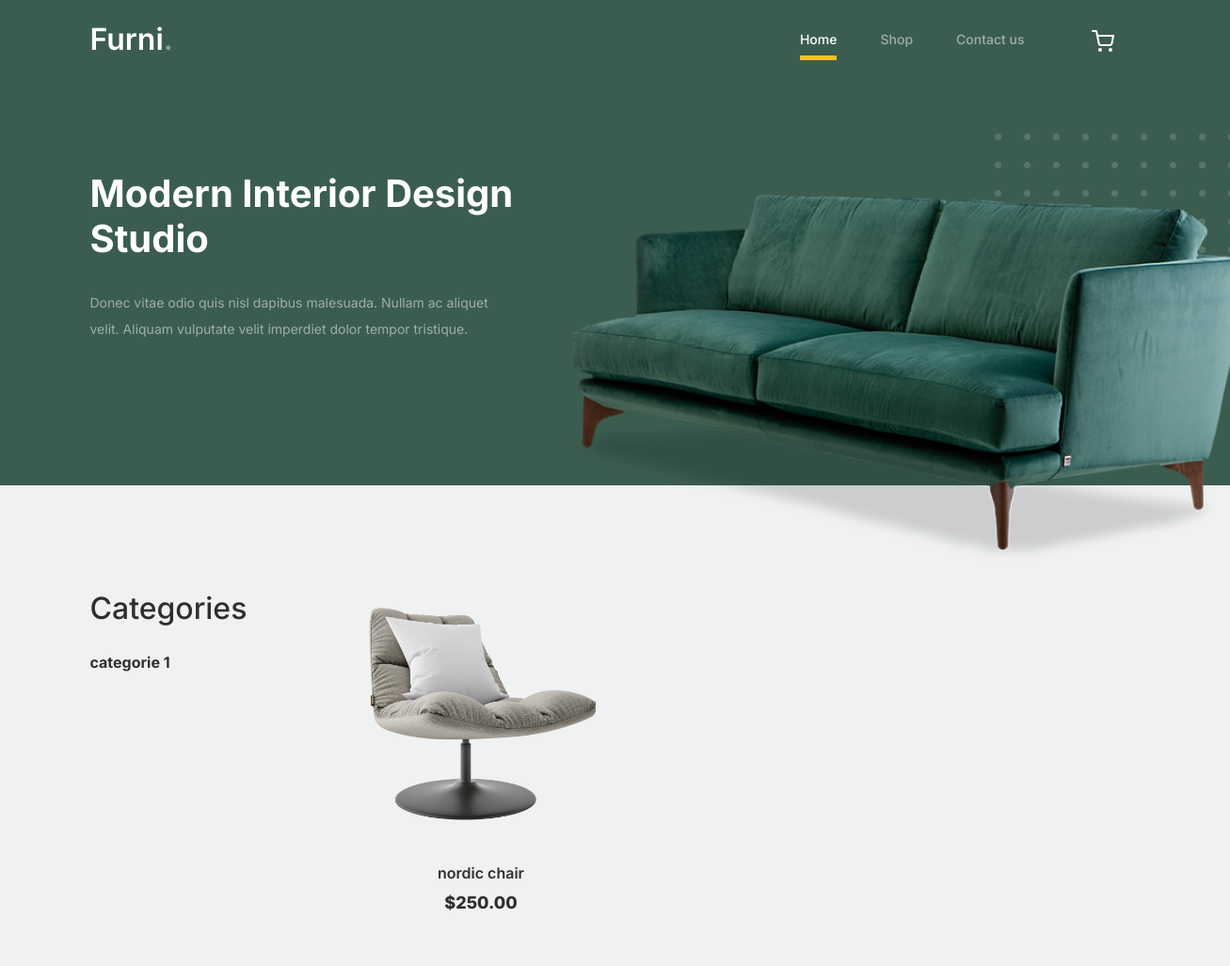
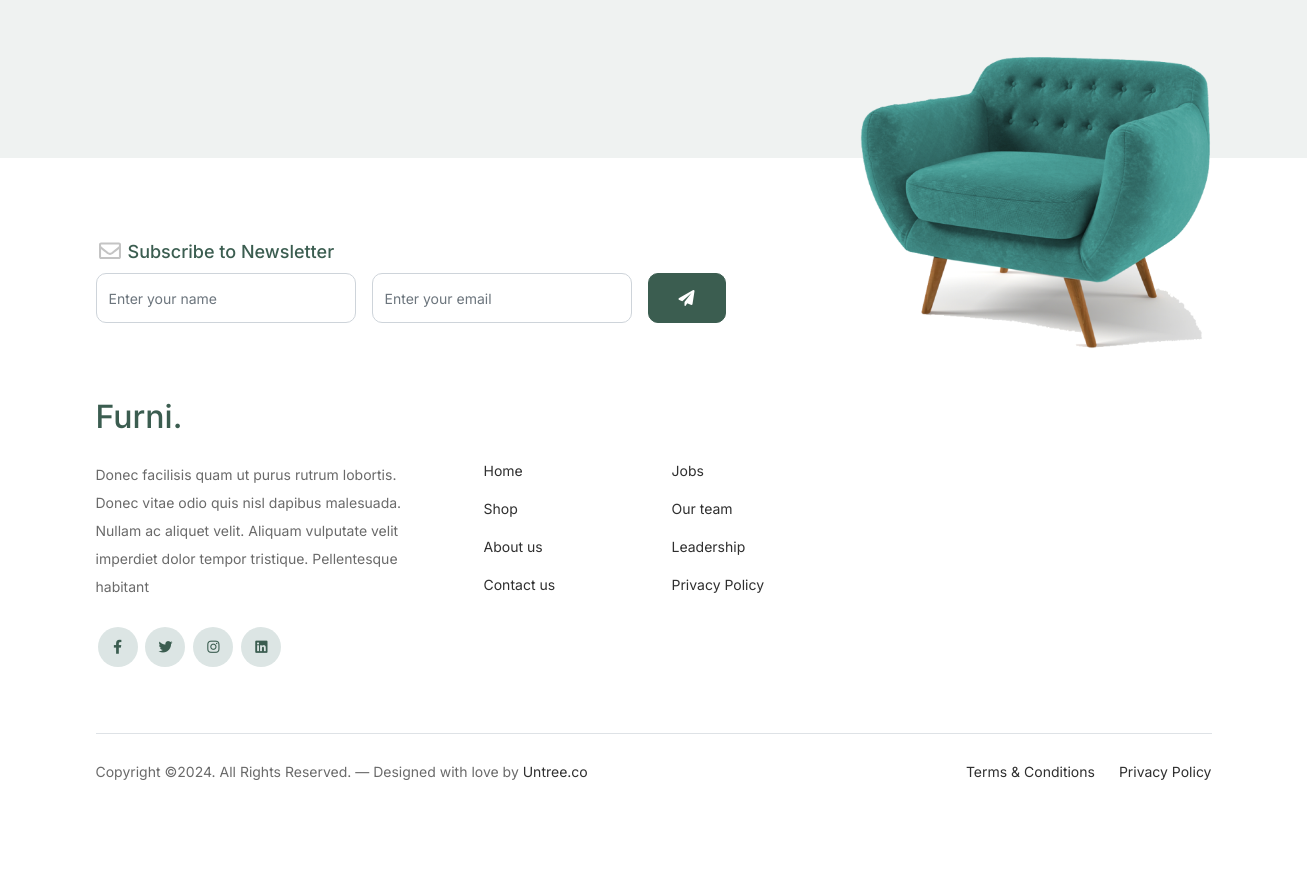
The app's page /shop/ with its own data (2 pictures, top to bottom).
### shop/models.py (models this page shows, shortened)
class Category(models.Model):
    name = models.CharField(max_length=200,
    db_index=True)
    slug = models.SlugField(max_length=200,
    unique=True)
    class Meta:
        ordering = ('name',)
        verbose_name = 'category'
        verbose_name_plural = 'categories'
    def __str__(self):
        return self.name
    def get_absolute_url(self):
        return reverse('shop:product_list_by_category', args=[self.slug])

class Product(models.Model):
    category = models.ForeignKey(Category,
    related_name='products', on_delete=models.CASCADE)
    name = models.CharField(max_length=200, db_index=True)
    slug = models.SlugField(max_length=200, db_index=True)
    image = models.ImageField(upload_to='products\%Y\%m\%d',
    blank=True)
    description = models.TextField(blank=True)
    price = models.DecimalField(max_digits=10, decimal_places=2)
    stock = models.IntegerField()
    available = models.BooleanField(default=True)
    trending_product = models.BooleanField(default=False)
    created = models.DateTimeField(auto_now_add=True)
    updated = models.DateTimeField(auto_now=True)
    class Meta:
        ordering = ('name',)
        index_together = (('id', 'slug'),)
    def get_absolute_url(self):
        return reverse('shop:product_detail', args=[self.id, self.slug])

### shop/views.py (the view)
# urls.py: path('', views.product_list, name='product_list'),
def product_list(request, category_slug=None):
    category = None
    categories = Category.objects.all()
    products = Product.objects.filter(available=True)
    if category_slug:
        category = get_object_or_404(Category, slug=category_slug)
        products = products.filter(category=category)
    context = {
    'category': category,
    'categories': categories,
    'products': products
    }
    return render(request,'shop/list.html',context)

### shop/templates/shop/list.html (shortened to what this page needs)
{% extends "base.html" %}
{% load static %}
{% block content %}
        <div class="hero">
            <div class="container">
                <div class="row justify-content-between">
                    <div class="col-lg-5">
                        <div class="intro-excerpt">
                            <h1>Modern Interior <span clsas="d-block">Design Studio</span></h1>
                            <p class="mb-4">Donec vitae odio quis nisl dapibus malesuada. Nullam ac aliquet velit. Aliquam vulputate velit imperdiet dolor tempor tristique.</p>
                        </div>
                    </div>
                    <div class="col-lg-7">
                        <div class="hero-img-wrap">
                            <img src="{% static "images/couch.png" %} " class="img-fluid">
                        </div>
                    </div>
                </div>
            </div>
        </div>
    <div class="product-section mb-5">
        <div class="container">
            <div class="row">
                <div class="col-md-12 col-lg-3 mb-5 mb-lg-0">
                    <h2 class="mb-4 section-title">Categories</h2>
                    <ul class="categories">
                        {% for category in categories %}
                            <li> <a href="{{category.get_absolute_url}}"> {{category}} </a>  </li>
                        {% endfor %}
                    </ul>
                </div>
                 <div class="col-md-12 col-lg-9 mb-5 mb-lg-0">
                    <div class="row ">
                        {% for product in products %}
                        <div class="col-12 col-md-4 col-lg-4 mb-5 mb-md-0">
                            <a class="product-item" href="{{product.get_absolute_url}}">
                                <img src="{{product.image.url}} " class="img-fluid product-thumbnail">
                                <h3 class="product-title">{{product.name}}</h3>
                                <strong class="product-price">${{product.price}}</strong>
                            </a>
                        </div>
                        {% endfor %}
                    </div>
                </div>
            </div>
        </div>
    </div>
{% endblock content %}

### templates/base.html (shortened to what this page needs)
{% load static %}
<!doctype html>
<html lang="en">
<head>
		<link href="{% static "css/bootstrap.min.css" %} " rel="stylesheet">
		<link href="https://cdnjs.cloudflare.com/ajax/libs/font-awesome/6.0.0-beta3/css/all.min.css" rel="stylesheet">
		<link href="{% static "css/tiny-slider.css" %} " rel="stylesheet">
		<link href="{% static "css/style.css" %} " rel="stylesheet">
	</head>
	<body>
		<nav class="custom-navbar navbar navbar navbar-expand-md navbar-dark bg-dark" arial-label="Furni navigation bar">
			<div class="container">
				<a class="navbar-brand" href="{% url "base:home" %}">Furni<span>.</span></a>
				<div class="collapse navbar-collapse" id="navbarsFurni">
					<ul class="custom-navbar-nav navbar-nav ms-auto mb-2 mb-md-0">
						<li class="nav-item active">
							<a class="nav-link" href="{% url "base:home" %}">Home</a>
						</li>
						<li class="nav-item"><a class="nav-link" href="{% url "shop:product_list" %}">Shop</a></li>
						<li class="nav-item"><a class="nav-link" href="{% url "base:contact" %}">Contact us</a></li>
					</ul>
					<ul class="custom-navbar-cta navbar-nav mb-2 mb-md-0 ms-5">
						<li class="nav-item"><a class="nav-link" href="{% url "cart:cart_detail" %}"><img src="{% static "images/cart.svg" %} "></a></li>
					</ul>
				</div>
			</div>
		</nav>
        {% block content %}{% endblock content %}
		<footer class="footer-section">
			<div class="container relative">
				<div class="sofa-img">
					<img src="{% static "images/sofa.png" %} " alt="Image" class="img-fluid">
				</div>
				<div class="row">
					<div class="col-lg-8">
						<div class="subscription-form">
							<h3 class="d-flex align-items-center"><span class="me-1"><img src="{% static "images/envelope-outline.svg" %} " alt="Image" class="img-fluid"></span><span>Subscribe to Newsletter</span></h3>
							<form action="#" class="row g-3">
								<div class="col-auto">
									<input type="text" class="form-control" placeholder="Enter your name">
								</div>
								<div class="col-auto">
									<input type="email" class="form-control" placeholder="Enter your email">
								</div>
								<div class="col-auto">
									<button class="btn btn-primary">
										<span class="fa fa-paper-plane"></span>
									</button>
								</div>
							</form>
						</div>
					</div>
				</div>
				<div class="row g-5 mb-5">
					<div class="col-lg-4">
						<div class="mb-4 footer-logo-wrap"><a href="#" class="footer-logo">Furni<span>.</span></a></div>
						<p class="mb-4">Donec facilisis quam ut purus rutrum lobortis. Donec vitae odio quis nisl dapibus malesuada. Nullam ac aliquet velit. Aliquam vulputate velit imperdiet dolor tempor tristique. Pellentesque habitant</p>
						<ul class="list-unstyled custom-social">
							<li><a href="#"><span class="fa fa-brands fa-facebook-f"></span></a></li>
							<li><a href="#"><span class="fa fa-brands fa-twitter"></span></a></li>
							<li><a href="#"><span class="fa fa-brands fa-instagram"></span></a></li>
							<li><a href="#"><span class="fa fa-brands fa-linkedin"></span></a></li>
						</ul>
					</div>
					<div class="col-lg-8">
						<div class="row links-wrap">
							<div class="col-6 col-sm-6 col-md-3">
								<ul class="list-unstyled">
									<li><a href="#">Home</a></li>
									<li><a href="#">Shop</a></li>
									<li><a href="#">About us</a></li>
									<li><a href="#">Contact us</a></li>
								</ul>
							</div>
							<div class="col-6 col-sm-6 col-md-3">
								<ul class="list-unstyled">
									<li><a href="#">Jobs</a></li>
									<li><a href="#">Our team</a></li>
									<li><a href="#">Leadership</a></li>
									<li><a href="#">Privacy Policy</a></li>
								</ul>
							</div>
						</div>
					</div>
				</div>
				<div class="border-top copyright">
					<div class="row pt-4">
						<div class="col-lg-6">
							<p class="mb-2 text-center text-lg-start">Copyright &copy;. All Rights Reserved. &mdash; Designed with love by <a href="https://untree.co">Untree.co</a>
            </p>
						</div>
						<div class="col-lg-6 text-center text-lg-end">
							<ul class="list-unstyled d-inline-flex ms-auto">
								<li class="me-4"><a href="#">Terms &amp; Conditions</a></li>
								<li><a href="#">Privacy Policy</a></li>
							</ul>
						</div>
					</div>
				</div>
			</div>
		</footer>
	</body>
</html>

### records on screen
Category: name "categorie 1"
Product: image (picture), name "nordic chair", price "250.00"
